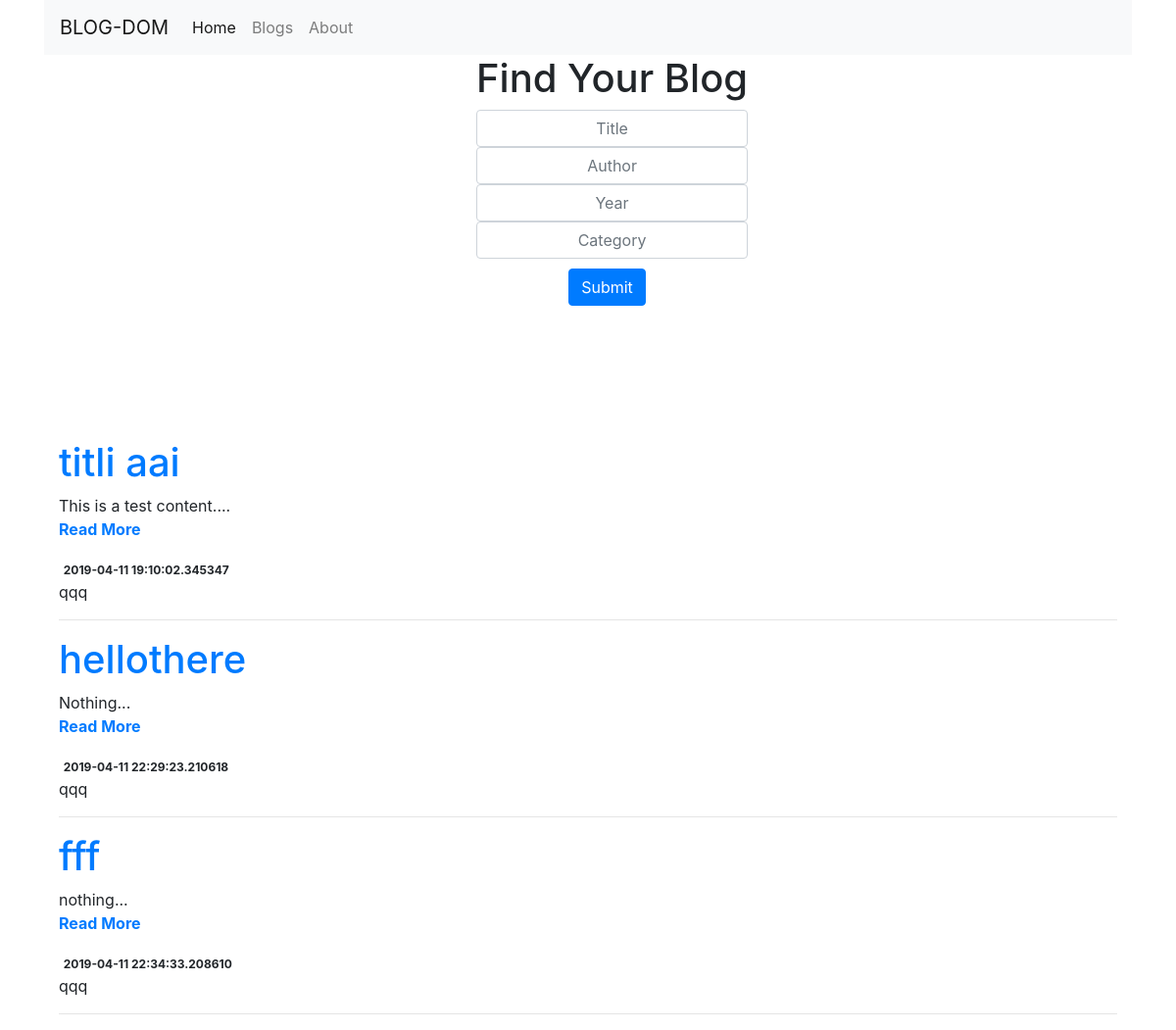
Before: / with the older database file.
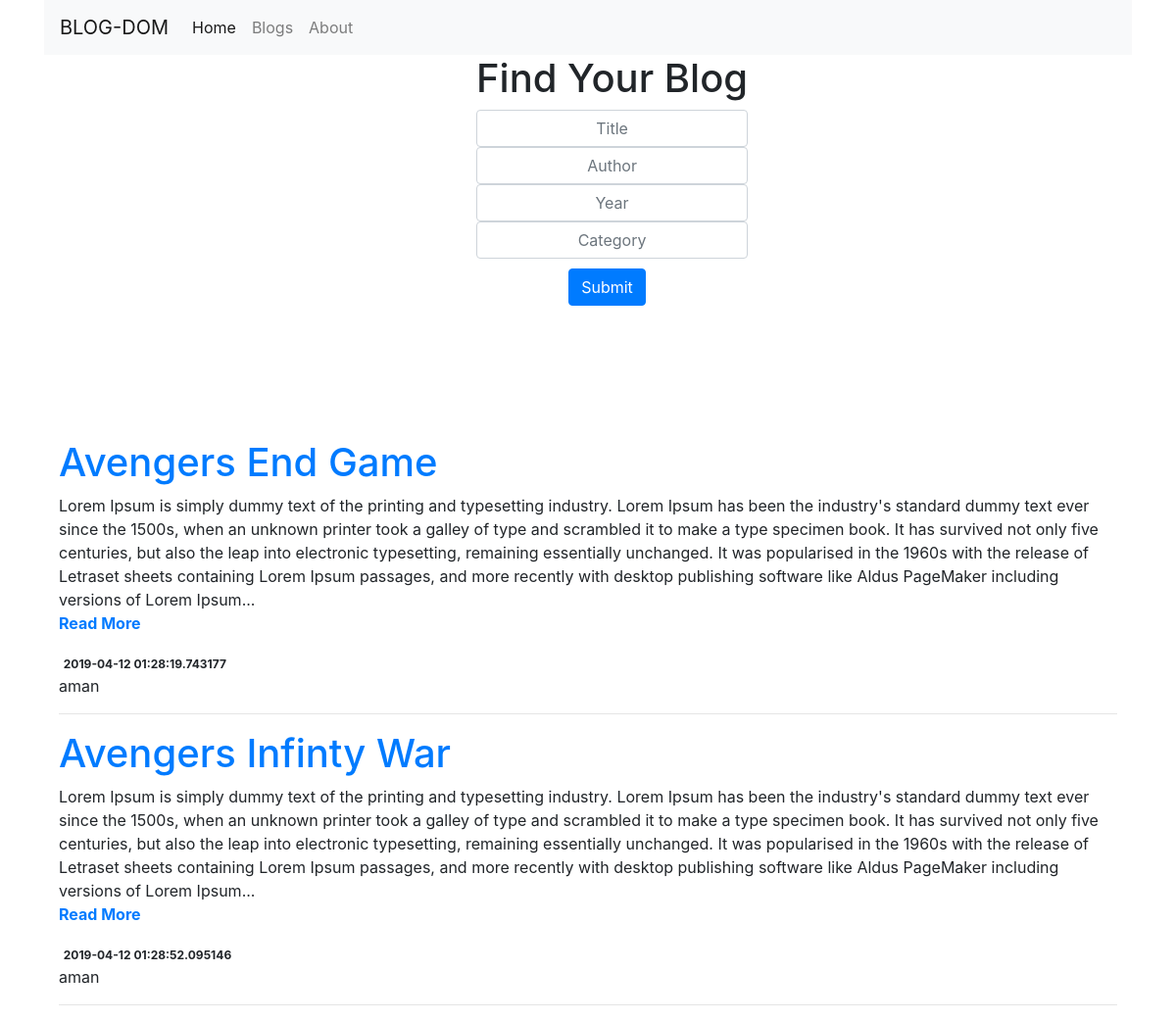
After: the same page with the newer database file.
### tables this page shows
CREATE TABLE blog (id integer NOT NULL, title varchar(64) NOT NULL,
        slug varchar(32) NOT NULL, body text NOT NULL, date text, username varchar(16) NOT NULL,
        PRIMARY KEY (id), FOREIGN KEY(username) REFERENCES users(username));

### flaskr/app.py (the view)
@app.route('/')
def index():
    with sqlite3.connect(DATABASE) as c:
        cur = c.cursor()
        cur.execute('SELECT * FROM blog ORDER BY date LIMIT 10;')
        blogs = cur.fetchall()
        print(blogs)
        return render_template('index.html',blogs=blogs)
        c.close()

### flaskr/templates/index.html (shortened to what this page needs)
<!DOCTYPE html>
<html lang="en" dir="ltr">
  <head>
    <link rel="stylesheet" href="..assets/css/style.css">
<link rel="stylesheet" href="https://stackpath.bootstrapcdn.com/bootstrap/4.3.1/css/bootstrap.min.css">
<link rel="stylesheet" href="https://use.fontawesome.com/releases/v5.8.1/css/all.css">
</head>
  <body>
    <div class="container">
    <nav class="navbar navbar-expand-lg navbar-light bg-light">
    <a class="navbar-brand" href="#">BLOG-DOM</a>
    <div class="collapse navbar-collapse" id="navbarNav">
      <ul class="navbar-nav">
        <li class="nav-item active">
          <a class="nav-link" href="#">Home <span class="sr-only">(current)</span></a>
        </li>
        <li class="nav-item">
          <a class="nav-link" href="#">Blogs</a>
        </li>
        <li class="nav-item">
          <a class="nav-link" href="#">About</a>
        </li>
      </ul>
    </div>
  </nav>
  </div>
  <div class="container">
      <div class="row">
          <div class="col-xs-12" style="margin-left:40%;">
            <h1 class="text-center">Find Your Blog</h1>
            <form action="/search" method="POST">
  		    <div class="form-group">
                  <input type="text" class="form-control text-center" style="padding:10px;" name="title" placeholder="Title">
                  <input type="text" class="form-control text-center" style="padding:10px;" name="author" placeholder="Author">
                  <input type="text" class="form-control text-center" style="padding:10px;" name="year" placeholder="Year">
                  <input type="text" class="form-control text-center" style="padding:10px;" name="category" placeholder="Category">
                  <span class="form-group-btn">
                      <input class="btn btn-primary text-center" style="margin-left:34%;margin-top:10px;" type="submit">
                  </span>
              </div>
              </form>
          </div>
  	</div>
  </div>
<div class="container" style="margin-top:10%;">
<div class="col-md-12">
  {% for blog in blogs %}
    <h1><a href="./blog/{{blog[2]}}/{{blog[0]}}">{{blog[1]}}</a></h1>
    <p>{{blog[3]}}...<br><a href="./blog/{{blog[2]}}/{{blog[0]}}"><b>Read More</b></a></p>
    <div>
<span class="badge">{{ blog[4] }}</span><div class="pull-right"><span class="label label-default">{{ blog[5] }}</span>
     </div>
    <hr>
  {% endfor %}
</div>
</div>
  </body>
</html>

Changed rows visible on the page:
removed blog: title "titli aai", body "This is a test content.", date "2019-04-11 19:10:02.345347", username "qqq"
removed blog: title "hellothere", body "Nothing", date "2019-04-11 22:29:23.210618", username "qqq"
removed blog: title "fff", body "nothing", date "2019-04-11 22:34:33.208610", username "qqq"
added blog: title "Avengers End Game", body "Lorem Ipsum is simply dummy text of the printing and typesetting industry. Lorem Ipsum has been the industry's standard dummy text ever since the 1500s, when an unknown printer took a galley of type and scrambled it to make a type specimen book. It has survived not only five centuries, but also the leap into electronic typesetting, remaining essentially unchanged. It was popularised in the 1960s with the release of Letraset sheets containing Lorem Ipsum passages, and more recently with desktop publishing software like Aldus PageMaker including versions of Lorem Ipsum", date "2019-04-12 01:28:19.743177", username "aman"
added blog: title "Avengers Infinty War", body "Lorem Ipsum is simply dummy text of the printing and typesetting industry. Lorem Ipsum has been the industry's standard dummy text ever since the 1500s, when an unknown printer took a galley of type and scrambled it to make a type specimen book. It has survived not only five centuries, but also the leap into electronic typesetting, remaining essentially unchanged. It was popularised in the 1960s with the release of Letraset sheets containing Lorem Ipsum passages, and more recently with desktop publishing software like Aldus PageMaker including versions of Lorem Ipsum", date "2019-04-12 01:28:52.095146", username "aman"
